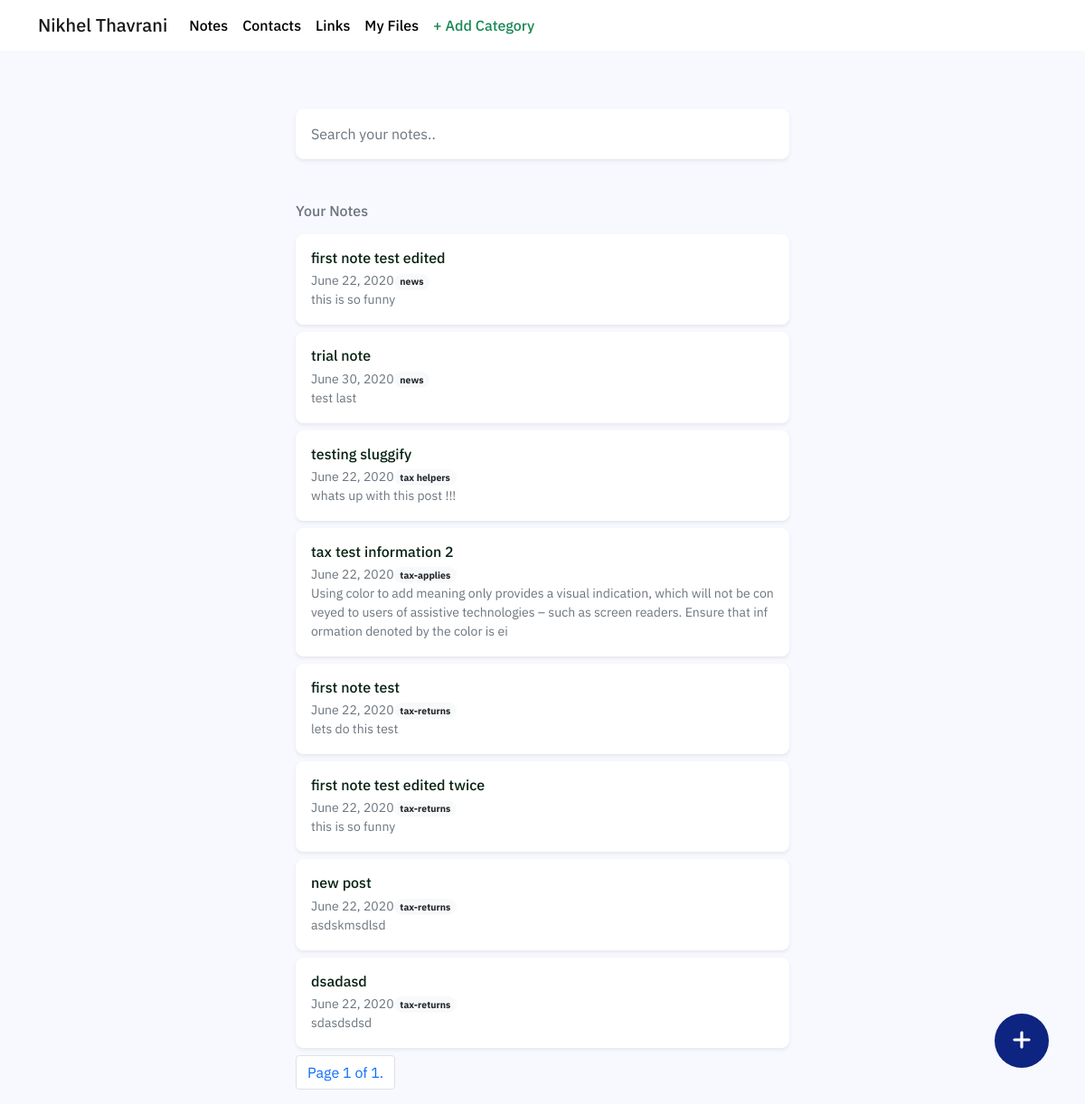
Page /notes/ on the earlier database version.
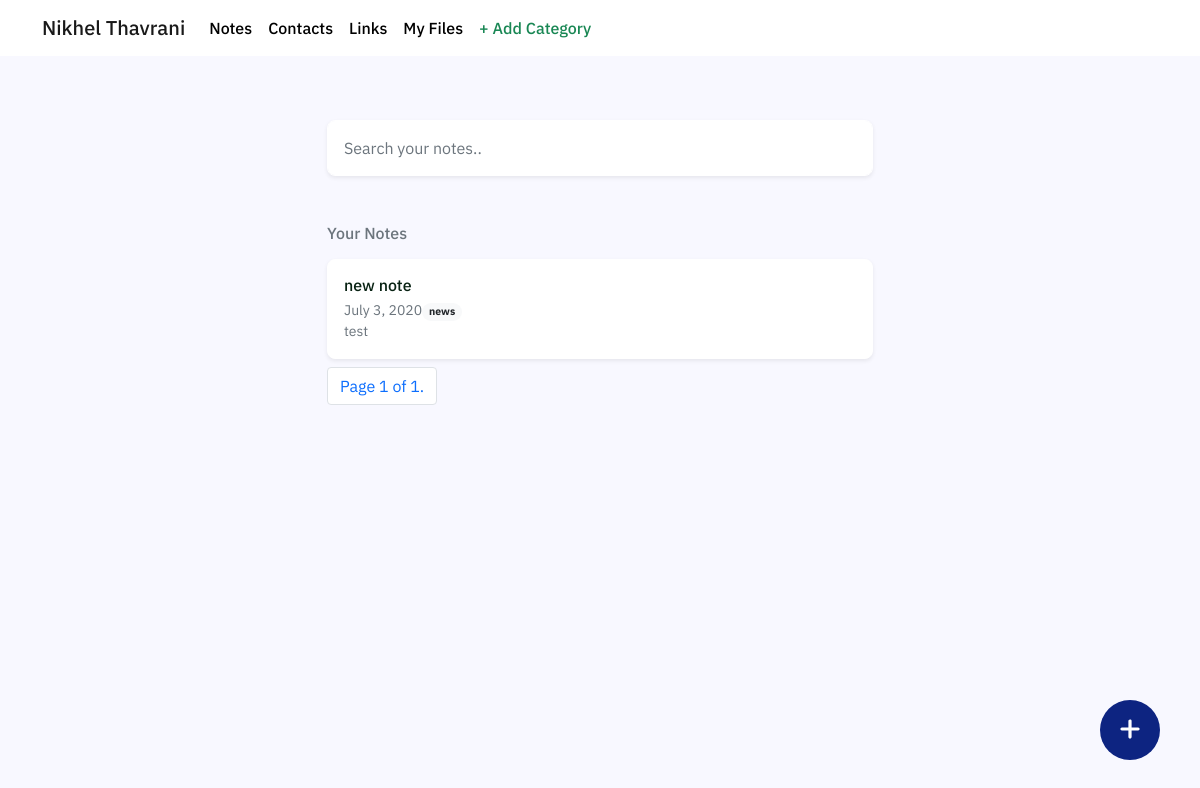
Same page on the later database version.
### notes/models.py (models this page shows, shortened)
class Post(models.Model):
    title = models.CharField(max_length=100)
    body = models.TextField()
    created_date = models.DateField(auto_now_add=True)
    category = models.CharField(max_length=255, default='tax-returns')

### notes/views.py (the view)
# urls.py: path('notes/', HomeView.as_view(), name="home"),
class HomeView(ListView):
    model = Post
    template_name = 'home.html'
    ordering = [Lower('category')]
    paginate_by = 10
    def get_context_data(self,*args, **kwargs):
        cat_menu = Category.objects.all()
        context = super(HomeView, self).get_context_data(*args, **kwargs)
        context["cat_menu"] = cat_menu
        return context

### notes/templates/home.html (shortened to what this page needs)
{% extends 'base.html' %}
{% block content %}
<a href="{% url 'add_note' %}" class="float">
  <h2 class="my-float mt-3"></h2></a>
<div class="row align-items-center mh-100">
        <div class="col-sm-6 mx-auto mt-5">
      <form method="get" action="{% url 'search' %}">
        <input class="form-control search-box shadow-sm p-3 mb-5 bg-white mt-3" id="search" name="search" placeholder="Search your notes..">
     </form>
     <div class="text-muted pb-2"><h6>Your Notes</h6></div>
{% for post in object_list %}
    <div class="card link-card shadow-sm mb-2 bg-white">
  <div class="card-body d-flex align-items-center ml-2 ">
        <div class="flex-wrap ml-3">
     <a href="{% url 'note-detail' post.pk %}"><h6 class="link-head mb-0">{{ post.title }}</h6></a>
    <p class="card-text text-muted link-text mb-0">{{ post.created_date }}<a href="{% url 'category' post.category|slugify %}"><span class="badge rounded-pill bg-light text-dark">{{ post.category }}</span></a></p>
   <p class="card-text text-muted link-text ">{{ post.body|slice:":200" }}</p>
    </div>
  </div>
</div>
{% empty %}
<div class="text-muted pb-2"><h6>No results founds.</h6></div>
{% endfor %}
     <ul class="pagination">
        <li class="page-item"> <a class="page-link">
            Page {{ page_obj.number }} of {{ page_obj.paginator.num_pages }}.
        </span></a></li>
    </ul>
   </div>
</div>
{% endblock %}

### notes/templates/base.html (shortened to what this page needs)
<html lang="en">
  <head>
    <link rel="stylesheet" href="https://stackpath.bootstrapcdn.com/bootstrap/5.0.0-alpha1/css/bootstrap.min.css">
  </head>
  <nav class="navbar navbar-expand-lg navbar-light">
    <div class="container">
    <a class="navbar-brand" href="{%url 'homepage' %}">Nikhel Thavrani</a>
      <div class="collapse navbar-collapse" id="navbarTogglerDemo01">
        <ul class="navbar-nav ml-auto">
          <li class="nav-item">
            <a class="nav-link" href="{% url 'home' %}">Notes</a>
          </li>
          <li class="nav-item">
            <a class="nav-link" href="{% url 'contacts' %}">Contacts</a>
          </li>
          <li class="nav-item">
            <a class="nav-link" href="{% url 'bookmarks' %}">Links</a>
          </li>
          <li class="nav-item">
            <a class="nav-link" href="#">My Files</a>
          </li>
          <li class="nav-item">
            <a class="nav-link text-success" href="{% url 'add_category' %}">+ Add Category</a>
          </li>
        </ul>
      </div>
    </div>
  </nav>
  <body>
      <div class="container">
       {% block content %}
    {% endblock %}
    </div>
  </body>
</html>

### notes/templates/base.html (style rules this page uses)
nav { font-family: 'IBM Plex Sans', sans-serif; font-weight: 500; background: #ffffff; }
.navbar-nav .nav-item .nav-link { color: #000; }
body { background-color: #F8F8FF; font-family: 'IBM Plex Sans', sans-serif; }
.card-body { font-family: 'IBM Plex Sans', sans-serif; }
.card { border-radius: 16px; }
a { color: inherit; text-decoration: none !important; }
ul { list-style: none; padding-left: 0; }
.search-box { font-size: 16px; height: 56px; border-radius: 8px; border-color: white; font-weight: 400; }
.link-text { font-size: 14px; color: #637381; }
.link-card { border-radius: 8px; border-color: white; }
.link-head { color: #082213; font-weight: 500; padding-bottom: 5px; }
.link-text { min-width: fit-content; word-break: break-all; }
.float { position:fixed; z-index: 100; width:60px; height:60px; bottom:40px; right:40px; background-color:#0d2481; color:#FFF; border-radius:50px; text-align:center; }
.my-float { padding-top: 1px; }

Differences in the rows shown:
removed Post: title "first note test edited", created_date "June 22, 2020", category "news", body "this is so funny"
removed Post: title "trial note", created_date "June 30, 2020", category "news", body "test last"
removed Post: title "testing sluggify", created_date "June 22, 2020", category "tax helpers", body "whats up with this post !!!"
removed Post: title "tax test information 2", created_date "June 22, 2020", category "tax-applies", body "Using color to add meaning only provides a visual indication, which will not be conveyed to users of assistive technologies – such as screen readers. Ensure that information denoted by the color is ei"
removed Post: title "first note test", created_date "June 22, 2020", category "tax-returns", body "lets do this test"
removed Post: title "first note test edited twice", created_date "June 22, 2020", category "tax-returns", body "this is so funny"
removed Post: title "new post", created_date "June 22, 2020", category "tax-returns", body "asdskmsdlsd"
removed Post: title "dsadasd", created_date "June 22, 2020", category "tax-returns", body "sdasdsdsd"
added Post: title "new note", created_date "July 3, 2020", category "news", body "test"
